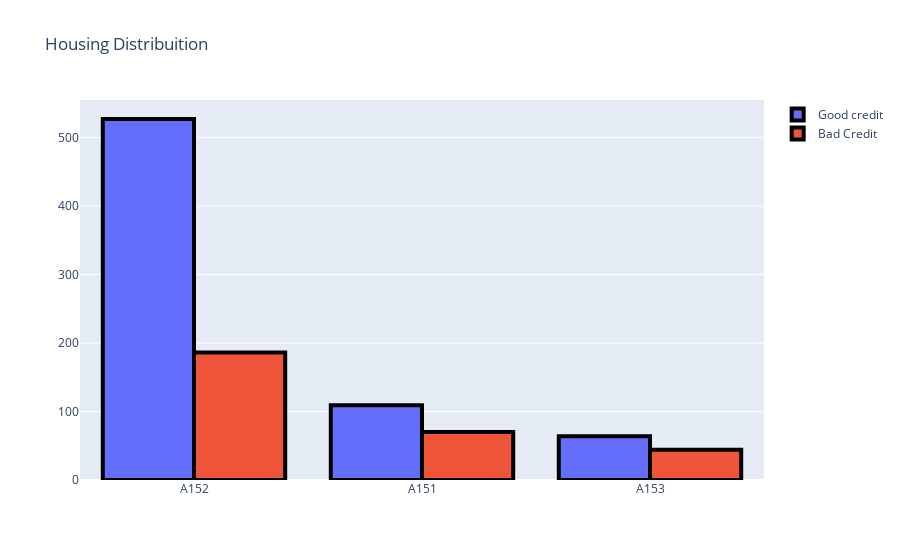

Notebook code cell kept with this figure:
### Code cell
configure_plotly_browser_state()
#----------------------------------------------------------------------
#First plot
trace0 = go.Bar(
    x = df[df["Risk"]== 1]["Logement"].value_counts().index.values,
    y = df[df["Risk"]== 1]["Logement"].value_counts().values,
    name='Good credit'
)

#Second plot
trace1 = go.Bar(
    x = df[df["Risk"]== 2]["Logement"].value_counts().index.values,
    y = df[df["Risk"]== 2]["Logement"].value_counts().values,
    name="Bad Credit"
)

data = [trace0, trace1]

layout = go.Layout(
    title='Housing Distribuition'
)


fig = go.Figure(data=data, layout=layout)
fig.data[0].marker.line.width = 4
fig.data[0].marker.line.color = "black"
fig.data[1].marker.line.width = 4
fig.data[1].marker.line.color = "black"

py.iplot(fig, filename='Housing-Grouped')

### Figure 1 — Plotly figure (JSON) as saved in the notebook; plotly's stock layout.template omitted (floating-point values rounded to 4 significant figures)
{"data": [{"marker": {"line": {"color": "black", "width": 4}}, "x": ["A152", "A151", "A153"], "type": "bar", "name": "Good credit", "y": [527, 109, 64]}, {"marker": {"line": {"color": "black", "width": 4}}, "x": ["A152", "A151", "A153"], "type": "bar", "name": "Bad Credit", "y": [186, 70, 44]}], "layout": {"title": {"text": "Housing Distribuition"}}}
